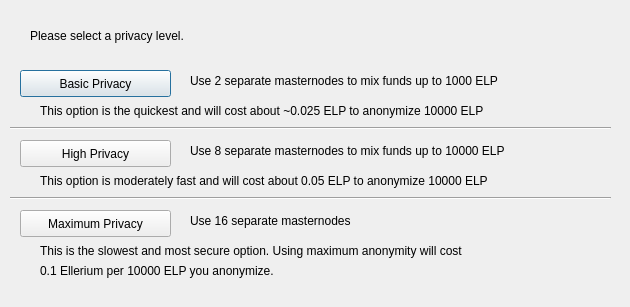
<?xml version="1.0" encoding="UTF-8"?>
<ui version="4.0">
 <class>DarksendConfig</class>
 <widget class="QDialog" name="DarksendConfig">
  <property name="geometry">
   <rect>
    <x>0</x>
    <y>0</y>
    <width>630</width>
    <height>307</height>
   </rect>
  </property>
  <property name="windowTitle">
   <string>Configure Darksend</string>
  </property>
  <widget class="QPushButton" name="buttonBasic">
   <property name="geometry">
    <rect>
     <x>20</x>
     <y>70</y>
     <width>151</width>
     <height>27</height>
    </rect>
   </property>
   <property name="text">
    <string>Basic Privacy</string>
   </property>
  </widget>
  <widget class="QPushButton" name="buttonHigh">
   <property name="geometry">
    <rect>
     <x>20</x>
     <y>140</y>
     <width>151</width>
     <height>27</height>
    </rect>
   </property>
   <property name="text">
    <string>High Privacy</string>
   </property>
  </widget>
  <widget class="QPushButton" name="buttonMax">
   <property name="geometry">
    <rect>
     <x>20</x>
     <y>210</y>
     <width>151</width>
     <height>27</height>
    </rect>
   </property>
   <property name="text">
    <string>Maximum Privacy</string>
   </property>
  </widget>
  <widget class="QLabel" name="label">
   <property name="geometry">
    <rect>
     <x>30</x>
     <y>20</y>
     <width>571</width>
     <height>31</height>
    </rect>
   </property>
   <property name="text">
    <string>Please select a privacy level.</string>
   </property>
  </widget>
  <widget class="QLabel" name="label_2">
   <property name="geometry">
    <rect>
     <x>190</x>
     <y>70</y>
     <width>421</width>
     <height>21</height>
    </rect>
   </property>
   <property name="text">
    <string>Use 2 separate masternodes to mix funds up to 1000 ELP</string>
   </property>
  </widget>
  <widget class="QLabel" name="label_3">
   <property name="geometry">
    <rect>
     <x>190</x>
     <y>140</y>
     <width>411</width>
     <height>21</height>
    </rect>
   </property>
   <property name="text">
    <string>Use 8 separate masternodes to mix funds up to 10000 ELP</string>
   </property>
  </widget>
  <widget class="QLabel" name="label_4">
   <property name="geometry">
    <rect>
     <x>190</x>
     <y>210</y>
     <width>421</width>
     <height>21</height>
    </rect>
   </property>
   <property name="text">
    <string>Use 16 separate masternodes</string>
   </property>
  </widget>
  <widget class="QLabel" name="label_6">
   <property name="geometry">
    <rect>
     <x>40</x>
     <y>100</y>
     <width>561</width>
     <height>21</height>
    </rect>
   </property>
   <property name="text">
    <string>This option is the quickest and will cost about ~0.025 ELP to anonymize 10000 ELP</string>
   </property>
  </widget>
  <widget class="QLabel" name="label_7">
   <property name="geometry">
    <rect>
     <x>40</x>
     <y>170</y>
     <width>561</width>
     <height>21</height>
    </rect>
   </property>
   <property name="text">
    <string>This option is moderately fast and will cost about 0.05 ELP to anonymize 10000 ELP</string>
   </property>
  </widget>
  <widget class="QLabel" name="label_8">
   <property name="geometry">
    <rect>
     <x>40</x>
     <y>240</y>
     <width>561</width>
     <height>21</height>
    </rect>
   </property>
   <property name="text">
    <string>This is the slowest and most secure option. Using maximum anonymity will cost</string>
   </property>
  </widget>
  <widget class="QLabel" name="label_9">
   <property name="geometry">
    <rect>
     <x>40</x>
     <y>260</y>
     <width>561</width>
     <height>21</height>
    </rect>
   </property>
   <property name="text">
    <string>0.1 Ellerium per 10000 ELP you anonymize.</string>
   </property>
  </widget>
  <widget class="Line" name="line">
   <property name="geometry">
    <rect>
     <x>10</x>
     <y>120</y>
     <width>601</width>
     <height>16</height>
    </rect>
   </property>
   <property name="orientation">
    <enum>Qt::Horizontal</enum>
   </property>
  </widget>
  <widget class="Line" name="line_2">
   <property name="geometry">
    <rect>
     <x>10</x>
     <y>190</y>
     <width>601</width>
     <height>16</height>
    </rect>
   </property>
   <property name="orientation">
    <enum>Qt::Horizontal</enum>
   </property>
  </widget>
 </widget>
 <resources/>
 <connections/>
</ui>
